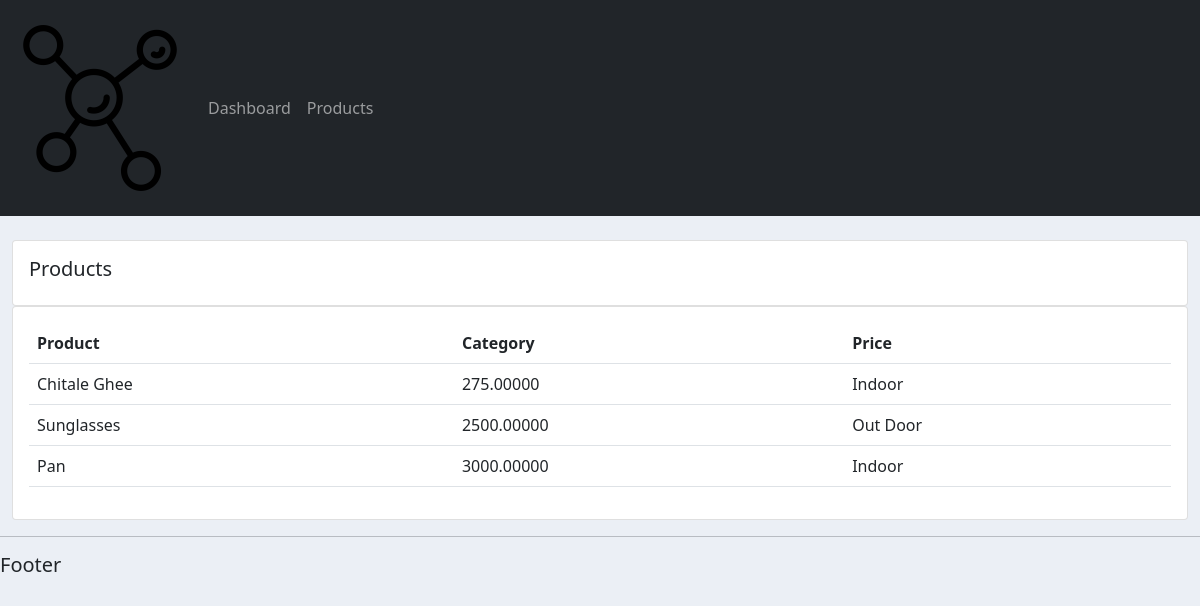
Before: /products/ with the older database file.
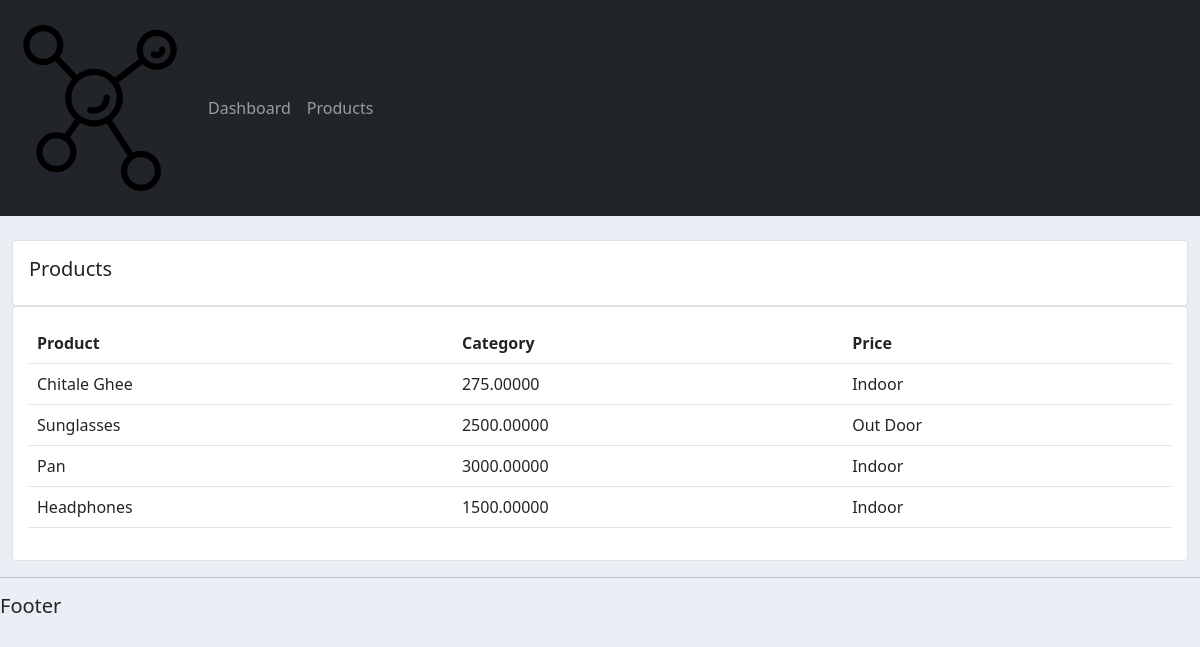
After: the same page with the newer database file.
### accounts/models.py (models this page shows, shortened)
class Product(models.Model):
    CATEGORY = (
			('Indoor', 'Indoor'),
			('Out Door', 'Out Door'),
			)
    name = models.CharField(max_length=200, null=True)
    price = models.DecimalField(max_digits=10, decimal_places=5, null=True)
    category = models.CharField(max_length=200, null=True, choices=CATEGORY)
    description = models.CharField(max_length=200, null=True)
    data_created = models.DateTimeField(auto_now_add=True, null=True)
    tags = models.ManyToManyField(Tag)

### accounts/views.py (the view)
# urls.py: path('products/', views.products, name="products"),
def products(request):
    products = Product.objects.all()
    context={'products':products}
    return render(request, 'accounts/products.html', context)

### accounts/templates/accounts/products.html
{% extends 'accounts/main.html' %}
{% block content %}
<br>
<div class="row">
    <div class="col-md">
        <div class="card card-body">
            <h5>Products</h5>
        </div>
        <div class="card card-body">
            <table class="table">
                <tr>
                    <th>Product</th>
                    <th>Category</th>
                    <th>Price</th>
                </tr>
                {% for i in products %}
                        <tr>
                            <td>{{i.name}}</td>
                            <td>{{i.price}}</td>
                            <td>{{i.category}}</td>
                        </tr>
                {% endfor %}
            </table>
        </div>
    </div>
</div>
{% endblock %}

Changed rows visible on the page:
added Product: name "Headphones", price "1500.00000", category "Indoor"
